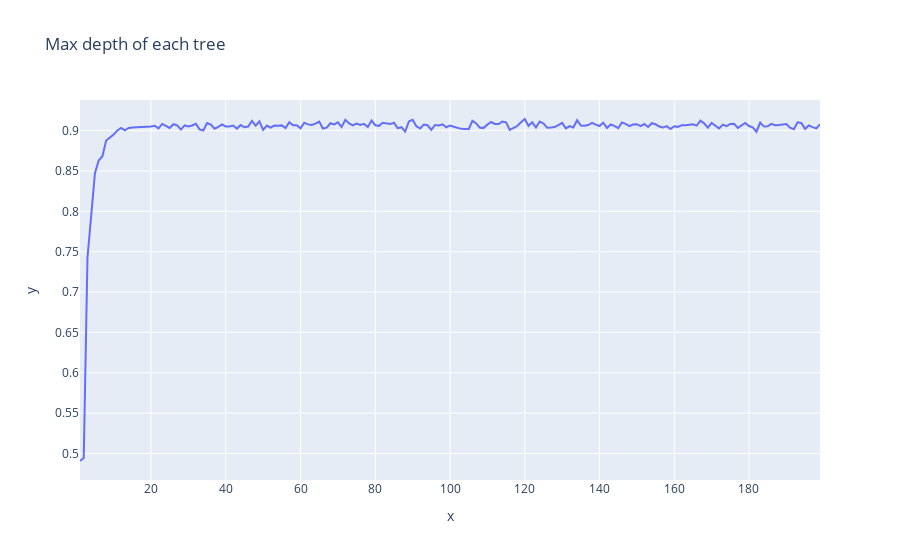

Notebook code cell kept with this figure:
### Code cell
line_plot(range(1,200),list_scores,"Max depth of each tree")

### Figure 1 — Plotly figure (JSON) as saved in the notebook; plotly's stock layout.template omitted (floating-point values rounded to 4 significant figures; data arrays with more than 128 entries replaced by an {"elided": "..."} marker saying what was removed)
{"data": [{"hovertemplate": "x=%{x}<br>y=%{y}<extra></extra>", "legendgroup": "", "line": {"color": "#636efa", "dash": "solid"}, "mode": "lines", "name": "", "orientation": "v", "showlegend": false, "type": "scatter", "x": {"elided": "199 int values"}, "xaxis": "x", "y": {"elided": "199 float values"}, "yaxis": "y"}], "layout": {"legend": {"tracegroupgap": 0}, "title": {"text": "Max depth of each tree"}, "xaxis": {"anchor": "y", "domain": [0, 1], "title": {"text": "x"}}, "yaxis": {"anchor": "x", "domain": [0, 1], "title": {"text": "y"}}}}
